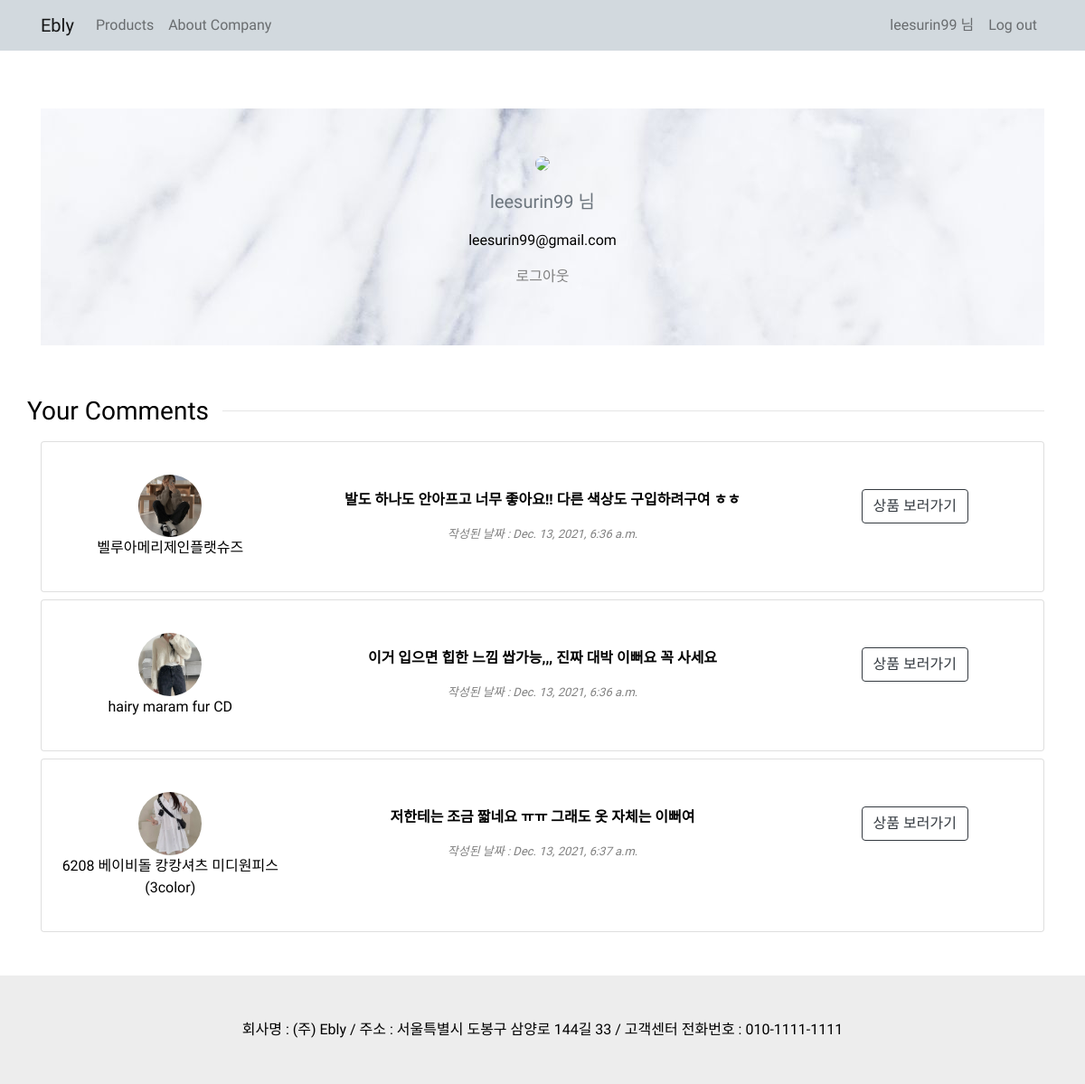
Page /shop/mypage/ (signed in) on the earlier database version.
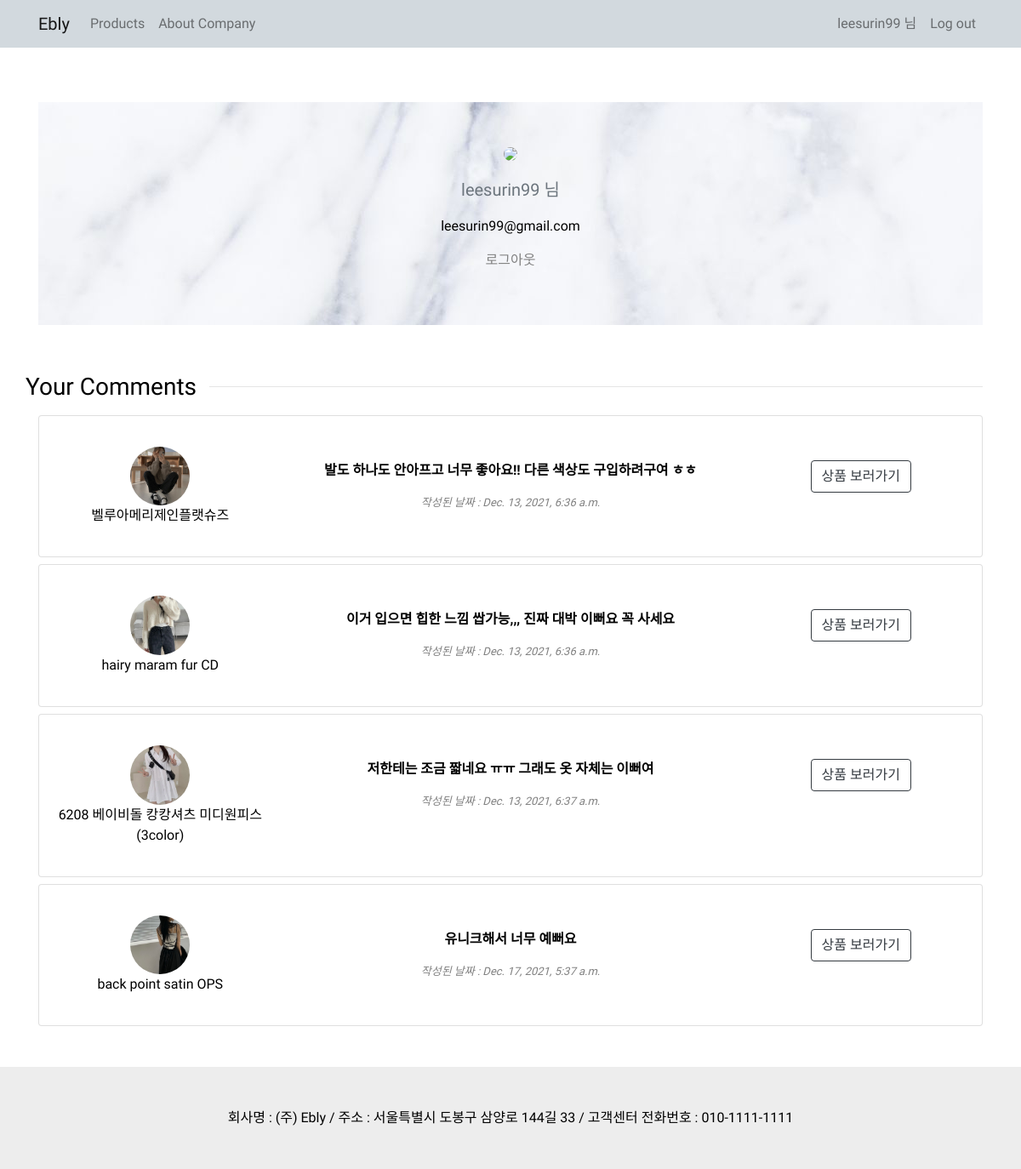
Same page on the later database version.
### shop/models.py (models this page shows, shortened)
class Comment(models.Model): # 블로그 포스트가 존재해야만 댓글을 달 수 있다. 댓글과 포스트는 다대일 관계
    good = models.ForeignKey(Good, on_delete=models.CASCADE) # 포스트가 삭제되면 댓글도 모두 삭제
    user = models.ForeignKey(User, on_delete=models.CASCADE) # 한명의 유저가 여러개의 댓글을 달 수 있기 때문에 다대일 관계
    content = models.TextField()
    created_at = models.DateTimeField(auto_now_add=True)

class Good(models.Model):
    name = models.TextField()
    about = models.TextField()
    price = models.IntegerField()
    inventory = models.IntegerField(blank=False)
    image = models.ImageField(upload_to='shop/images/', blank=False)
    from_url = models.URLField()
    company = models.ForeignKey(Company, null=True, blank=True, on_delete=models.CASCADE)
    size = models.ManyToManyField(Size)
    color = models.ManyToManyField(Color)
    category = models.ForeignKey(Category, null=True, blank=True, on_delete=models.SET_NULL)
    tag = models.ManyToManyField(Tag)
    user_com = models.ForeignKey(User, null=True, on_delete=models.SET_NULL)
    def get_absolute_url(self):
        return f'/shop/{self.pk}/'

### shop/views.py (the view)
# urls.py: path('mypage/', views.mypage),
def mypage(request):
    user = request.user
    name = user.username
    if user.socialaccount_set.exists():
        avatar = user.socialaccount_set.first().get_avatar_url()
    else:
        avatar = 'https://doitdjango.com/avatar/id/426/215f50b97258a737/svg/{user.email}/'
    if user.email:
        email = user.email
    else:
        email = False
    return render(request, 'shop/mypage.html',
                  {
                        'username' : name,
                        'avatar' : avatar,
                        'email': email,
                        'comments': Comment.objects.filter(user=user),
                  })

### shop/templates/shop/mypage.html (shortened to what this page needs)
{% extends 'shop/base.html' %}
{% block 'main_area' %}
    {% include 'home/navbar.html' %}
    <div class="container">
       <section class="py-5 text-center container">
        <div class="row mt-3 py-lg-5 text-center" style="background-image: URL(/static/home/images/8f12c522b317357e028e336ac76e825b.jpg)">
            <div class="col-lg-6 col-md-8 mx-auto">
                <img class="rounded-circle" width="100px" src="{{avatar}}">
                    <p class="lead text-muted mt-3">{{username}} 님
                        {% if email %}
                        <p>{{email}}</p>
                        {% endif %}
                <p>
                    <a href="/accounts/logout/" style="color:gray;">로그아웃</a>
            </p>
            </div>
        </div>
    </section>
        <div class="row mt-2">
            <h3>Your Comments</h3>
            <div class="col"><hr size="10"></div>
        </div>
        {% if comments %}
        {% for c in comments %}
        <div class="row mt-2">
             <div class="col">
                 <div class="card">
                     <div class="card-body">
                         <div class="card-text text-center mt-3 mb-3">
                             <div class="row">
                             <div class="col-md-3">
                                 <img class="rounded-circle" src="{{c.good.image.url }}" width="70px"><br>
                                    {{c.good.name}}
                             </div>
                             <div class="col-md-6 mt-3">
                                 <p><strong>{{c.content}}</strong></p>
                                 <p style="color:gray; font-size:small;"><i>작성된 날짜 : {{c.created_at}}</i></p>
                             </div>
                             <div class="col-md-3 mt-3">
                                 <a class="btn btn-outline-dark" href="{{c.good.get_absolute_url}}">상품 보러가기</a>
                             </div>
                             </div>
                         </div>
                     </div>
                 </div>
            </div>
        </div>
        {% endfor %}
        {% else %}
        <div class="row mt-4">
            아직 작성된 댓글이 없습니다.
        </div>
      {% endif %}
    </div>
<div class="mt-5">
        {% include 'shop/footer.html' %}
    </div>
{% endblock %}

Differences in the rows shown:
added Comment: good.image (picture), good.name "back point satin OPS", content "유니크해서 너무 예뻐요", created_at "Dec. 17, 2021, 5:37 a.m."
